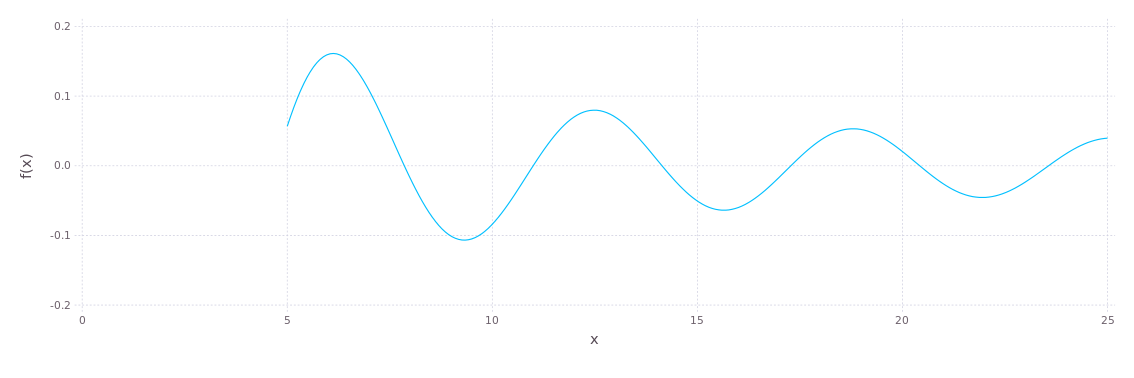

Julia code for this plot:
using Gadfly
draw(SVG("gadfly.svg",6inch,3inch), plot([x -> x^2],0, 25))
pl = plot([x -> cos(x)/x], 5, 25)
draw(PNG("gadfly.png", 300, 100), pl)
